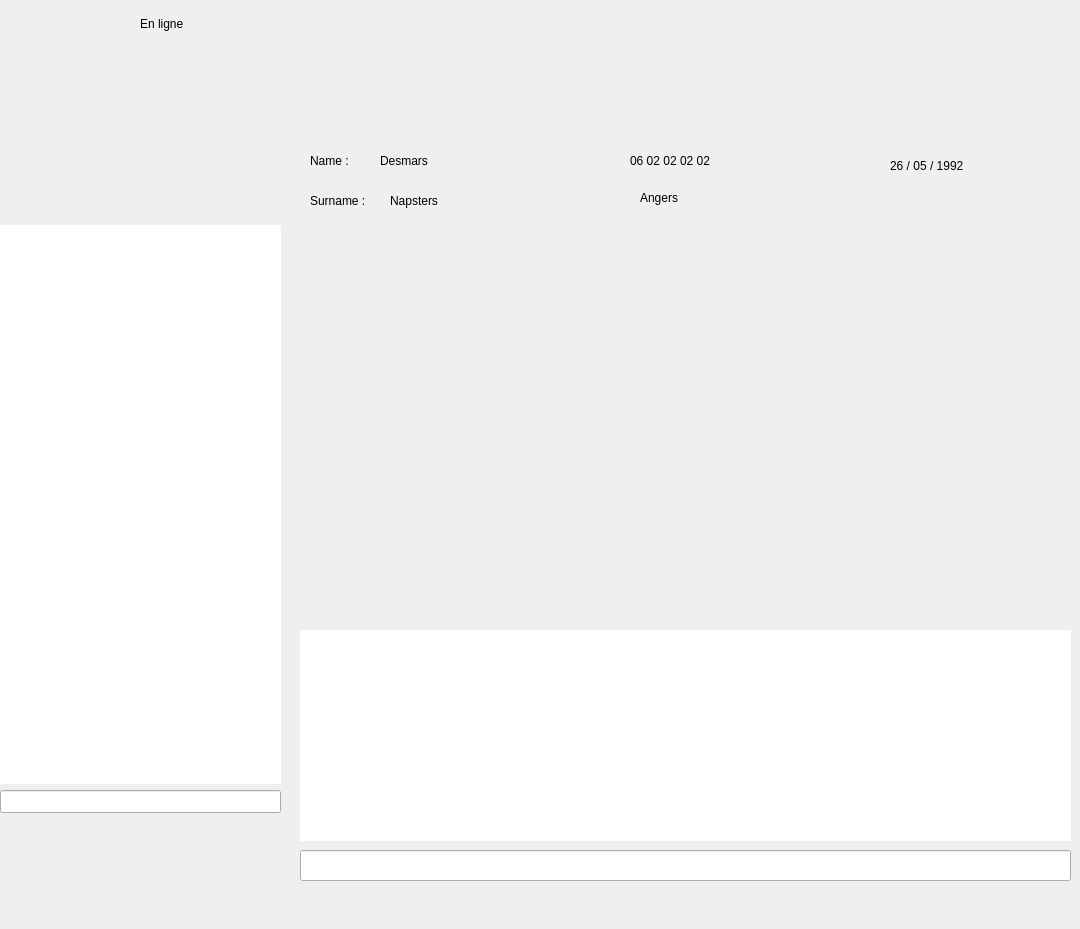
<?xml version="1.0" encoding="UTF-8"?>
<ui version="4.0">
 <class>Home</class>
 <widget class="QMainWindow" name="Home">
  <property name="geometry">
   <rect>
    <x>0</x>
    <y>0</y>
    <width>1080</width>
    <height>929</height>
   </rect>
  </property>
  <property name="maximumSize">
   <size>
    <width>1080</width>
    <height>929</height>
   </size>
  </property>
  <property name="sizeIncrement">
   <size>
    <width>1080</width>
    <height>929</height>
   </size>
  </property>
  <property name="baseSize">
   <size>
    <width>1080</width>
    <height>929</height>
   </size>
  </property>
  <property name="windowTitle">
   <string>Studio Babel</string>
  </property>
  <property name="windowIcon">
   <iconset>
    <normaloff>Images/logo.png</normaloff>Images/logo.png</iconset>
  </property>
  <widget class="QWidget" name="centralwidget">
   <property name="enabled">
    <bool>true</bool>
   </property>
   <property name="minimumSize">
    <size>
     <width>1080</width>
     <height>929</height>
    </size>
   </property>
   <property name="maximumSize">
    <size>
     <width>1080</width>
     <height>929</height>
    </size>
   </property>
   <property name="sizeIncrement">
    <size>
     <width>1080</width>
     <height>929</height>
    </size>
   </property>
   <property name="baseSize">
    <size>
     <width>1080</width>
     <height>929</height>
    </size>
   </property>
   <widget class="QLabel" name="_label_background">
    <property name="geometry">
     <rect>
      <x>0</x>
      <y>0</y>
      <width>1080</width>
      <height>929</height>
     </rect>
    </property>
    <property name="minimumSize">
     <size>
      <width>1080</width>
      <height>929</height>
     </size>
    </property>
    <property name="maximumSize">
     <size>
      <width>1080</width>
      <height>929</height>
     </size>
    </property>
    <property name="text">
     <string/>
    </property>
    <property name="pixmap">
     <pixmap>Images/background.png</pixmap>
    </property>
    <property name="scaledContents">
     <bool>true</bool>
    </property>
   </widget>
   <widget class="QLabel" name="_label_logo">
    <property name="geometry">
     <rect>
      <x>80</x>
      <y>60</y>
      <width>131</width>
      <height>61</height>
     </rect>
    </property>
    <property name="text">
     <string/>
    </property>
    <property name="pixmap">
     <pixmap>Images/logo.png</pixmap>
    </property>
   </widget>
   <widget class="QLabel" name="_label_bandeau">
    <property name="geometry">
     <rect>
      <x>294</x>
      <y>130</y>
      <width>791</width>
      <height>109</height>
     </rect>
    </property>
    <property name="minimumSize">
     <size>
      <width>781</width>
      <height>109</height>
     </size>
    </property>
    <property name="maximumSize">
     <size>
      <width>805</width>
      <height>109</height>
     </size>
    </property>
    <property name="baseSize">
     <size>
      <width>805</width>
      <height>109</height>
     </size>
    </property>
    <property name="text">
     <string/>
    </property>
    <property name="pixmap">
     <pixmap>Images/bandeau.png</pixmap>
    </property>
   </widget>
   <widget class="QLabel" name="_label_backgroundBtnAdd">
    <property name="geometry">
     <rect>
      <x>0</x>
      <y>816</y>
      <width>281</width>
      <height>64</height>
     </rect>
    </property>
    <property name="minimumSize">
     <size>
      <width>271</width>
      <height>64</height>
     </size>
    </property>
    <property name="maximumSize">
     <size>
      <width>281</width>
      <height>64</height>
     </size>
    </property>
    <property name="text">
     <string/>
    </property>
    <property name="pixmap">
     <pixmap>Images/backgroundBtnAdd.png</pixmap>
    </property>
    <property name="scaledContents">
     <bool>true</bool>
    </property>
   </widget>
   <widget class="QLabel" name="_label_backgroundBtnCall">
    <property name="geometry">
     <rect>
      <x>302</x>
      <y>570</y>
      <width>771</width>
      <height>52</height>
     </rect>
    </property>
    <property name="text">
     <string/>
    </property>
    <property name="pixmap">
     <pixmap>Images/backgroundBtnCall.png</pixmap>
    </property>
   </widget>
   <widget class="QTextEdit" name="_text_chat">
    <property name="geometry">
     <rect>
      <x>300</x>
      <y>630</y>
      <width>771</width>
      <height>211</height>
     </rect>
    </property>
    <property name="minimumSize">
     <size>
      <width>771</width>
      <height>211</height>
     </size>
    </property>
    <property name="maximumSize">
     <size>
      <width>771</width>
      <height>211</height>
     </size>
    </property>
    <property name="baseSize">
     <size>
      <width>771</width>
      <height>211</height>
     </size>
    </property>
    <property name="frameShape">
     <enum>QFrame::NoFrame</enum>
    </property>
    <property name="readOnly">
     <bool>true</bool>
    </property>
   </widget>
   <widget class="QLineEdit" name="_text_msg">
    <property name="geometry">
     <rect>
      <x>300</x>
      <y>850</y>
      <width>771</width>
      <height>31</height>
     </rect>
    </property>
   </widget>
   <widget class="QPushButton" name="_btnClose">
    <property name="geometry">
     <rect>
      <x>1010</x>
      <y>70</y>
      <width>40</width>
      <height>40</height>
     </rect>
    </property>
    <property name="minimumSize">
     <size>
      <width>40</width>
      <height>40</height>
     </size>
    </property>
    <property name="maximumSize">
     <size>
      <width>40</width>
      <height>40</height>
     </size>
    </property>
    <property name="sizeIncrement">
     <size>
      <width>40</width>
      <height>40</height>
     </size>
    </property>
    <property name="baseSize">
     <size>
      <width>40</width>
      <height>40</height>
     </size>
    </property>
    <property name="text">
     <string/>
    </property>
    <property name="icon">
     <iconset>
      <normaloff>Images/btnClose.png</normaloff>Images/btnClose.png</iconset>
    </property>
    <property name="iconSize">
     <size>
      <width>40</width>
      <height>40</height>
     </size>
    </property>
    <property name="flat">
     <bool>true</bool>
    </property>
   </widget>
   <widget class="QLineEdit" name="_line_addContact">
    <property name="geometry">
     <rect>
      <x>0</x>
      <y>790</y>
      <width>281</width>
      <height>23</height>
     </rect>
    </property>
    <property name="minimumSize">
     <size>
      <width>281</width>
      <height>23</height>
     </size>
    </property>
    <property name="maximumSize">
     <size>
      <width>281</width>
      <height>23</height>
     </size>
    </property>
    <property name="maxLength">
     <number>10</number>
    </property>
    <property name="clearButtonEnabled" stdset="0">
     <bool>false</bool>
    </property>
   </widget>
   <widget class="QPushButton" name="_btnAddContact">
    <property name="geometry">
     <rect>
      <x>120</x>
      <y>827</y>
      <width>43</width>
      <height>43</height>
     </rect>
    </property>
    <property name="minimumSize">
     <size>
      <width>43</width>
      <height>43</height>
     </size>
    </property>
    <property name="maximumSize">
     <size>
      <width>43</width>
      <height>43</height>
     </size>
    </property>
    <property name="baseSize">
     <size>
      <width>43</width>
      <height>43</height>
     </size>
    </property>
    <property name="text">
     <string/>
    </property>
    <property name="icon">
     <iconset>
      <normaloff>Images/btnAddContact.png</normaloff>Images/btnAddContact.png</iconset>
    </property>
    <property name="iconSize">
     <size>
      <width>43</width>
      <height>43</height>
     </size>
    </property>
    <property name="flat">
     <bool>true</bool>
    </property>
   </widget>
   <widget class="QPushButton" name="_btnInviteContact">
    <property name="geometry">
     <rect>
      <x>620</x>
      <y>580</y>
      <width>25</width>
      <height>24</height>
     </rect>
    </property>
    <property name="text">
     <string/>
    </property>
    <property name="icon">
     <iconset>
      <normaloff>Images/btnAddContact.png</normaloff>Images/btnAddContact.png</iconset>
    </property>
    <property name="iconSize">
     <size>
      <width>25</width>
      <height>25</height>
     </size>
    </property>
    <property name="flat">
     <bool>true</bool>
    </property>
   </widget>
   <widget class="QPushButton" name="_btnMicro">
    <property name="geometry">
     <rect>
      <x>680</x>
      <y>580</y>
      <width>25</width>
      <height>25</height>
     </rect>
    </property>
    <property name="minimumSize">
     <size>
      <width>25</width>
      <height>25</height>
     </size>
    </property>
    <property name="maximumSize">
     <size>
      <width>25</width>
      <height>25</height>
     </size>
    </property>
    <property name="baseSize">
     <size>
      <width>25</width>
      <height>25</height>
     </size>
    </property>
    <property name="text">
     <string/>
    </property>
    <property name="icon">
     <iconset>
      <normaloff>Images/btnMicro.png</normaloff>Images/btnMicro.png</iconset>
    </property>
    <property name="iconSize">
     <size>
      <width>25</width>
      <height>25</height>
     </size>
    </property>
    <property name="flat">
     <bool>true</bool>
    </property>
   </widget>
   <widget class="QPushButton" name="_btnCam">
    <property name="geometry">
     <rect>
      <x>740</x>
      <y>580</y>
      <width>25</width>
      <height>25</height>
     </rect>
    </property>
    <property name="minimumSize">
     <size>
      <width>25</width>
      <height>25</height>
     </size>
    </property>
    <property name="maximumSize">
     <size>
      <width>25</width>
      <height>25</height>
     </size>
    </property>
    <property name="baseSize">
     <size>
      <width>25</width>
      <height>25</height>
     </size>
    </property>
    <property name="text">
     <string/>
    </property>
    <property name="icon">
     <iconset>
      <normaloff>Images/btnCam.png</normaloff>Images/btnCam.png</iconset>
    </property>
    <property name="iconSize">
     <size>
      <width>25</width>
      <height>25</height>
     </size>
    </property>
    <property name="flat">
     <bool>true</bool>
    </property>
   </widget>
   <widget class="QPushButton" name="_btnHangUp">
    <property name="geometry">
     <rect>
      <x>850</x>
      <y>580</y>
      <width>25</width>
      <height>25</height>
     </rect>
    </property>
    <property name="minimumSize">
     <size>
      <width>25</width>
      <height>25</height>
     </size>
    </property>
    <property name="maximumSize">
     <size>
      <width>25</width>
      <height>25</height>
     </size>
    </property>
    <property name="text">
     <string notr="true"/>
    </property>
    <property name="icon">
     <iconset>
      <normaloff>Images/btnHangUp.png</normaloff>Images/btnHangUp.png</iconset>
    </property>
    <property name="iconSize">
     <size>
      <width>25</width>
      <height>25</height>
     </size>
    </property>
    <property name="flat">
     <bool>true</bool>
    </property>
   </widget>
   <widget class="QLabel" name="_label_name">
    <property name="geometry">
     <rect>
      <x>310</x>
      <y>190</y>
      <width>71</width>
      <height>21</height>
     </rect>
    </property>
    <property name="text">
     <string>Surname :</string>
    </property>
   </widget>
   <widget class="QLabel" name="_label_nickname">
    <property name="geometry">
     <rect>
      <x>310</x>
      <y>150</y>
      <width>51</width>
      <height>21</height>
     </rect>
    </property>
    <property name="autoFillBackground">
     <bool>false</bool>
    </property>
    <property name="text">
     <string>Name :</string>
    </property>
   </widget>
   <widget class="QLabel" name="_label_PhoneNumberImg">
    <property name="geometry">
     <rect>
      <x>600</x>
      <y>150</y>
      <width>25</width>
      <height>25</height>
     </rect>
    </property>
    <property name="minimumSize">
     <size>
      <width>25</width>
      <height>25</height>
     </size>
    </property>
    <property name="maximumSize">
     <size>
      <width>25</width>
      <height>25</height>
     </size>
    </property>
    <property name="text">
     <string/>
    </property>
    <property name="pixmap">
     <pixmap>Images/btnPhoneNumber.png</pixmap>
    </property>
   </widget>
   <widget class="QLabel" name="_label_PhoneNumberValue">
    <property name="geometry">
     <rect>
      <x>630</x>
      <y>150</y>
      <width>101</width>
      <height>21</height>
     </rect>
    </property>
    <property name="text">
     <string>06 02 02 02 02</string>
    </property>
   </widget>
   <widget class="QLabel" name="_label_Localisation">
    <property name="geometry">
     <rect>
      <x>600</x>
      <y>190</y>
      <width>25</width>
      <height>25</height>
     </rect>
    </property>
    <property name="minimumSize">
     <size>
      <width>25</width>
      <height>25</height>
     </size>
    </property>
    <property name="maximumSize">
     <size>
      <width>25</width>
      <height>25</height>
     </size>
    </property>
    <property name="text">
     <string/>
    </property>
    <property name="pixmap">
     <pixmap>Images/btnLocalisation.png</pixmap>
    </property>
   </widget>
   <widget class="QLabel" name="_label_LocalisationValue">
    <property name="geometry">
     <rect>
      <x>640</x>
      <y>190</y>
      <width>57</width>
      <height>15</height>
     </rect>
    </property>
    <property name="text">
     <string>Angers</string>
    </property>
   </widget>
   <widget class="QLabel" name="_label_Birthsday">
    <property name="geometry">
     <rect>
      <x>850</x>
      <y>150</y>
      <width>25</width>
      <height>25</height>
     </rect>
    </property>
    <property name="text">
     <string/>
    </property>
    <property name="pixmap">
     <pixmap>Images/btnBirthday.png</pixmap>
    </property>
   </widget>
   <widget class="QLabel" name="_label_BirthsdayValue">
    <property name="geometry">
     <rect>
      <x>890</x>
      <y>155</y>
      <width>91</width>
      <height>21</height>
     </rect>
    </property>
    <property name="text">
     <string>26 / 05 / 1992</string>
    </property>
   </widget>
   <widget class="QLabel" name="_label_NameValue">
    <property name="geometry">
     <rect>
      <x>380</x>
      <y>150</y>
      <width>111</width>
      <height>21</height>
     </rect>
    </property>
    <property name="text">
     <string>Desmars</string>
    </property>
   </widget>
   <widget class="QLabel" name="_label_NickNameValue">
    <property name="geometry">
     <rect>
      <x>390</x>
      <y>190</y>
      <width>101</width>
      <height>21</height>
     </rect>
    </property>
    <property name="text">
     <string>Napsters</string>
    </property>
   </widget>
   <widget class="QListWidget" name="_listContact">
    <property name="geometry">
     <rect>
      <x>0</x>
      <y>225</y>
      <width>281</width>
      <height>559</height>
     </rect>
    </property>
    <property name="frameShape">
     <enum>QFrame::NoFrame</enum>
    </property>
    <property name="currentRow">
     <number>-1</number>
    </property>
   </widget>
   <widget class="QPushButton" name="_btn_Online">
    <property name="geometry">
     <rect>
      <x>10</x>
      <y>9</y>
      <width>31</width>
      <height>31</height>
     </rect>
    </property>
    <property name="text">
     <string/>
    </property>
    <property name="icon">
     <iconset>
      <normaloff>Images/greenStatus.png</normaloff>Images/greenStatus.png</iconset>
    </property>
    <property name="iconSize">
     <size>
      <width>32</width>
      <height>32</height>
     </size>
    </property>
    <property name="flat">
     <bool>true</bool>
    </property>
   </widget>
   <widget class="QPushButton" name="_btn_Away">
    <property name="geometry">
     <rect>
      <x>50</x>
      <y>9</y>
      <width>31</width>
      <height>31</height>
     </rect>
    </property>
    <property name="text">
     <string/>
    </property>
    <property name="icon">
     <iconset>
      <normaloff>Images/orangeStatus.png</normaloff>Images/orangeStatus.png</iconset>
    </property>
    <property name="iconSize">
     <size>
      <width>32</width>
      <height>32</height>
     </size>
    </property>
    <property name="flat">
     <bool>true</bool>
    </property>
   </widget>
   <widget class="QPushButton" name="_btn_Busy">
    <property name="geometry">
     <rect>
      <x>90</x>
      <y>9</y>
      <width>31</width>
      <height>31</height>
     </rect>
    </property>
    <property name="text">
     <string/>
    </property>
    <property name="icon">
     <iconset>
      <normaloff>Images/redStatus.png</normaloff>Images/redStatus.png</iconset>
    </property>
    <property name="iconSize">
     <size>
      <width>32</width>
      <height>32</height>
     </size>
    </property>
    <property name="flat">
     <bool>true</bool>
    </property>
   </widget>
   <widget class="QLabel" name="_label_Video">
    <property name="geometry">
     <rect>
      <x>380</x>
      <y>240</y>
      <width>611</width>
      <height>321</height>
     </rect>
    </property>
    <property name="text">
     <string/>
    </property>
    <property name="scaledContents">
     <bool>true</bool>
    </property>
   </widget>
   <widget class="QLabel" name="_label_StatusInfos">
    <property name="geometry">
     <rect>
      <x>140</x>
      <y>13</y>
      <width>71</width>
      <height>21</height>
     </rect>
    </property>
    <property name="text">
     <string>En ligne</string>
    </property>
   </widget>
   <widget class="QLabel" name="label">
    <property name="geometry">
     <rect>
      <x>289</x>
      <y>129</y>
      <width>2</width>
      <height>680</height>
     </rect>
    </property>
    <property name="text">
     <string/>
    </property>
    <property name="pixmap">
     <pixmap>Images/BabelHD_0000s_0001s_0001s_0003_separation-(bkg).png</pixmap>
    </property>
   </widget>
   <widget class="QLabel" name="_label_VideoPerso">
    <property name="geometry">
     <rect>
      <x>380</x>
      <y>450</y>
      <width>161</width>
      <height>111</height>
     </rect>
    </property>
    <property name="text">
     <string/>
    </property>
    <property name="scaledContents">
     <bool>true</bool>
    </property>
   </widget>
  </widget>
  <widget class="QMenuBar" name="menubar">
   <property name="enabled">
    <bool>false</bool>
   </property>
   <property name="geometry">
    <rect>
     <x>0</x>
     <y>0</y>
     <width>0</width>
     <height>0</height>
    </rect>
   </property>
   <property name="maximumSize">
    <size>
     <width>0</width>
     <height>0</height>
    </size>
   </property>
  </widget>
  <widget class="QStatusBar" name="statusbar">
   <property name="maximumSize">
    <size>
     <width>0</width>
     <height>0</height>
    </size>
   </property>
  </widget>
 </widget>
 <resources/>
 <connections/>
</ui>
